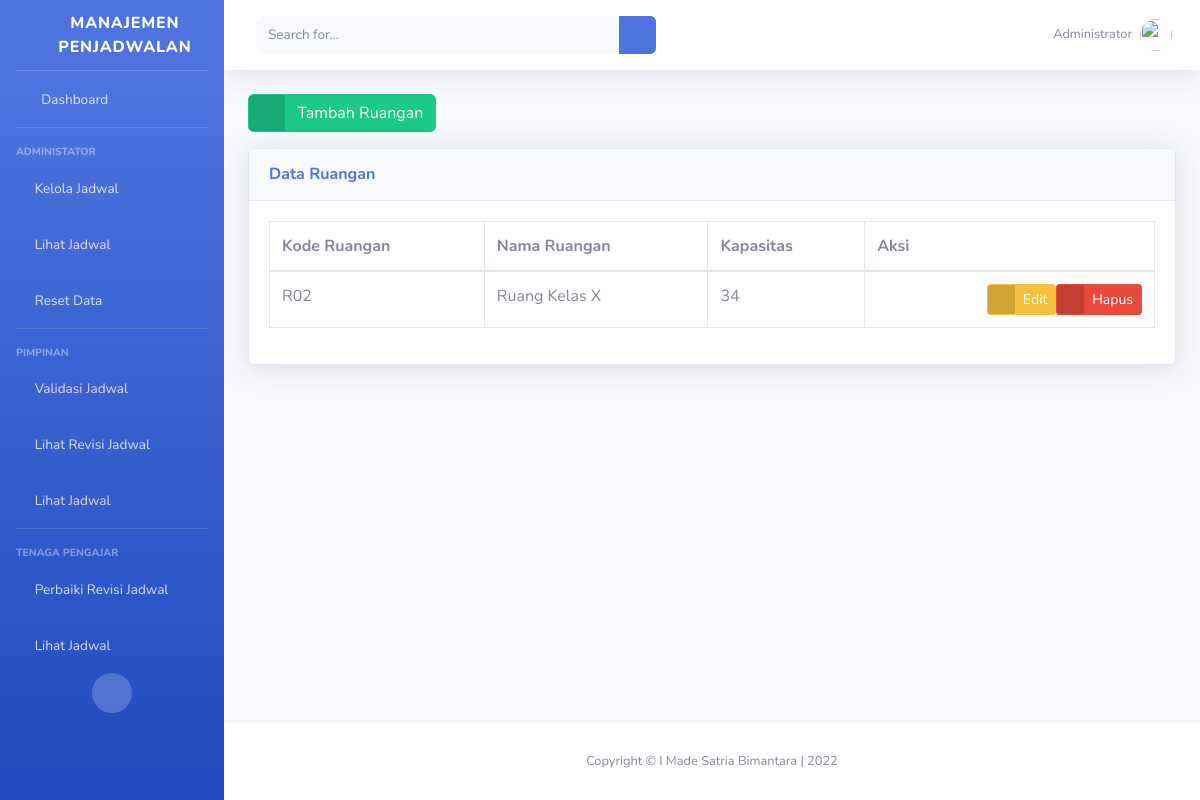
Page /administrator/ruangan/ on the earlier database version.
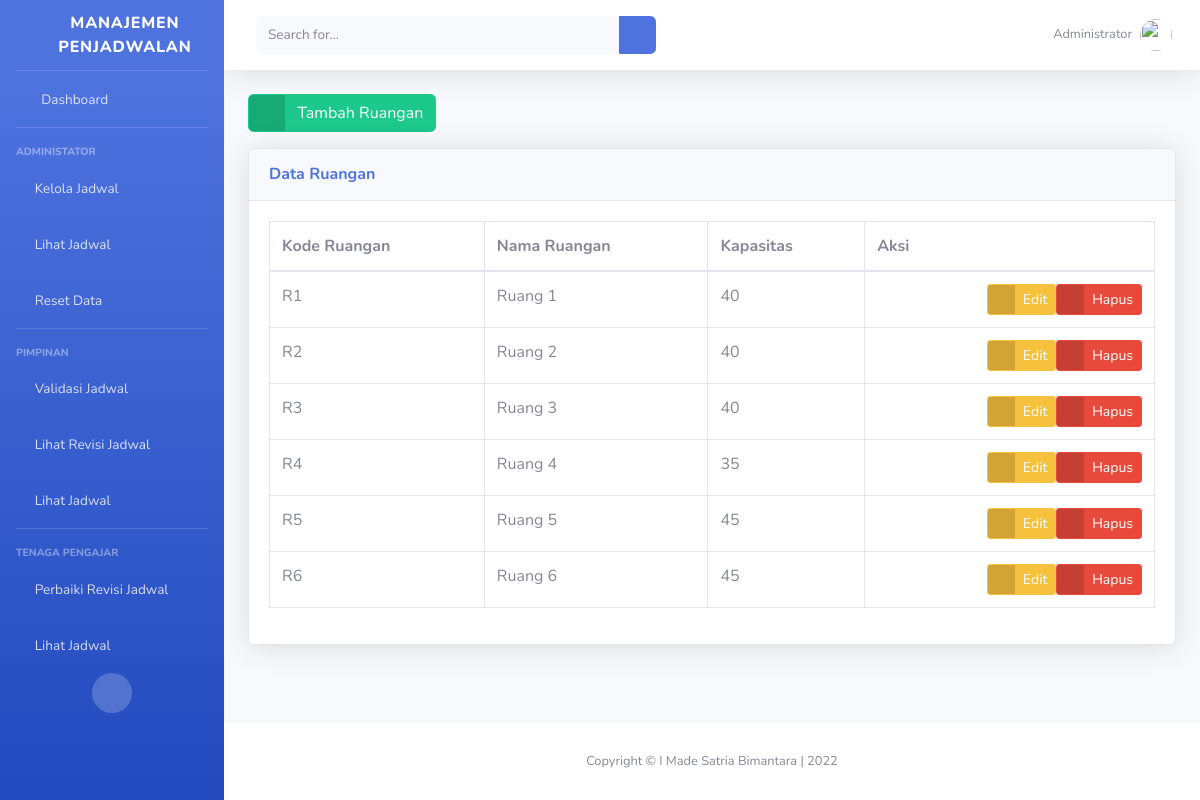
Same page on the later database version.
### administrator/models.py (models this page shows, shortened)
class Ruangan(models.Model):
    kode_ruangan = models.CharField(
        'Kode Ruangan (R01)',
        unique=True,
        max_length=10
    )
    nama_ruangan = models.CharField(
        'Nama Ruangan',
        unique=True,
        max_length=50
    )
    kapasitas_ruangan = models.PositiveSmallIntegerField(
        'Kapasitas Ruangan',
        blank=True,
        null=True
    )
    published = models.DateTimeField(
        auto_now_add=True,
        editable=False
    )
    updated = models.DateTimeField(
        auto_now=True,
        editable=False
    )
    class Meta:
        ordering = ['kode_ruangan']
        verbose_name_plural = "Ruangan"

### administrator/ruangan_views.py (the view)
# urls.py: path('ruangan/', RuanganListView.as_view(), name='ruangan_list'),
class RuanganListView(ListView):
    model = Ruangan
    template_name = "administrator/ruangan/list.html"
    context_object_name = 'ruangan_list'
    extra_context = {
        'title_page': 'Database | Ruangan',
        'subtitle_page': "Daftar Ruangan",
    }
    def get_context_data(self, **kwargs):
        self.kwargs.update(self.extra_context)
        kwargs = self.kwargs
        return super().get_context_data(**kwargs)

### templates/administrator/ruangan/list.html (shortened to what this page needs)
{% extends 'base.html' %}
{% block page_content %}
<div class="row">
    <div class="col">
        <a href="{% url 'administrator_IT:ruangan_create' %}" class="btn btn-success btn-icon-split">
            <span class="icon text-white-50">
                <i class="fas fa-plus-circle"></i>
            </span>
            <span class="text">Tambah Ruangan</span>
        </a>
    </div>
</div>
<div class="row mt-3">
    <div class="col">
        <div class="card shadow mb-4">
            <div class="card-header py-3">
                <h6 class="m-0 font-weight-bold text-primary">Data Ruangan</h6>
            </div>
            <div class="card-body">
                <div class="table-responsive">
                    <table class="table table-bordered" id="tableRuangan" width="100%" cellspacing="0">
                        <thead>
                            <tr>
                                <th>Kode Ruangan</th>
                                <th>Nama Ruangan</th>
                                <th>Kapasitas</th>
                                <th>Aksi</th>
                            </tr>
                        </thead>
                        <tbody>
                            {% for ruangan in ruangan_list %}
                            <tr>
                                <td>{{ruangan.kode_ruangan}}</td>
                                <td>{{ruangan.nama_ruangan}}</td>
                                <td>{{ruangan.kapasitas_ruangan}}</td>
                                <td>
                                    <div class="d-flex justify-content-end">
                                        <a href="{% url 'administrator_IT:ruangan_update' ruangan.id %}"
                                            class="btn btn-warning btn-icon-split btn-sm">
                                            <span class="icon text-white-50">
                                                <i class="fas fa-exclamation-triangle"></i>
                                            </span>
                                            <span class="text">Edit</span>
                                        </a>
                                        <a href="{% url 'administrator_IT:ruangan_delete' ruangan.id %}"
                                            class="btn btn-danger btn-icon-split btn-sm">
                                            <span class="icon text-white-50">
                                                <i class="fas fa-trash"></i>
                                            </span>
                                            <span class="text">Hapus</span>
                                        </a>
                                    </div>
                                </td>
                            </tr>
                            {% endfor %}
                        </tbody>
                    </table>
                </div>
            </div>
        </div>
    </div>
</div>
{% endblock page_content %}

Differences in the rows shown:
removed Ruangan: kode_ruangan "R02", nama_ruangan "Ruang Kelas X", kapasitas_ruangan "34"
added Ruangan: kode_ruangan "R1", nama_ruangan "Ruang 1", kapasitas_ruangan "40"
added Ruangan: kode_ruangan "R2", nama_ruangan "Ruang 2", kapasitas_ruangan "40"
added Ruangan: kode_ruangan "R3", nama_ruangan "Ruang 3", kapasitas_ruangan "40"
added Ruangan: kode_ruangan "R4", nama_ruangan "Ruang 4", kapasitas_ruangan "35"
added Ruangan: kode_ruangan "R5", nama_ruangan "Ruang 5", kapasitas_ruangan "45"
added Ruangan: kode_ruangan "R6", nama_ruangan "Ruang 6", kapasitas_ruangan "45"
